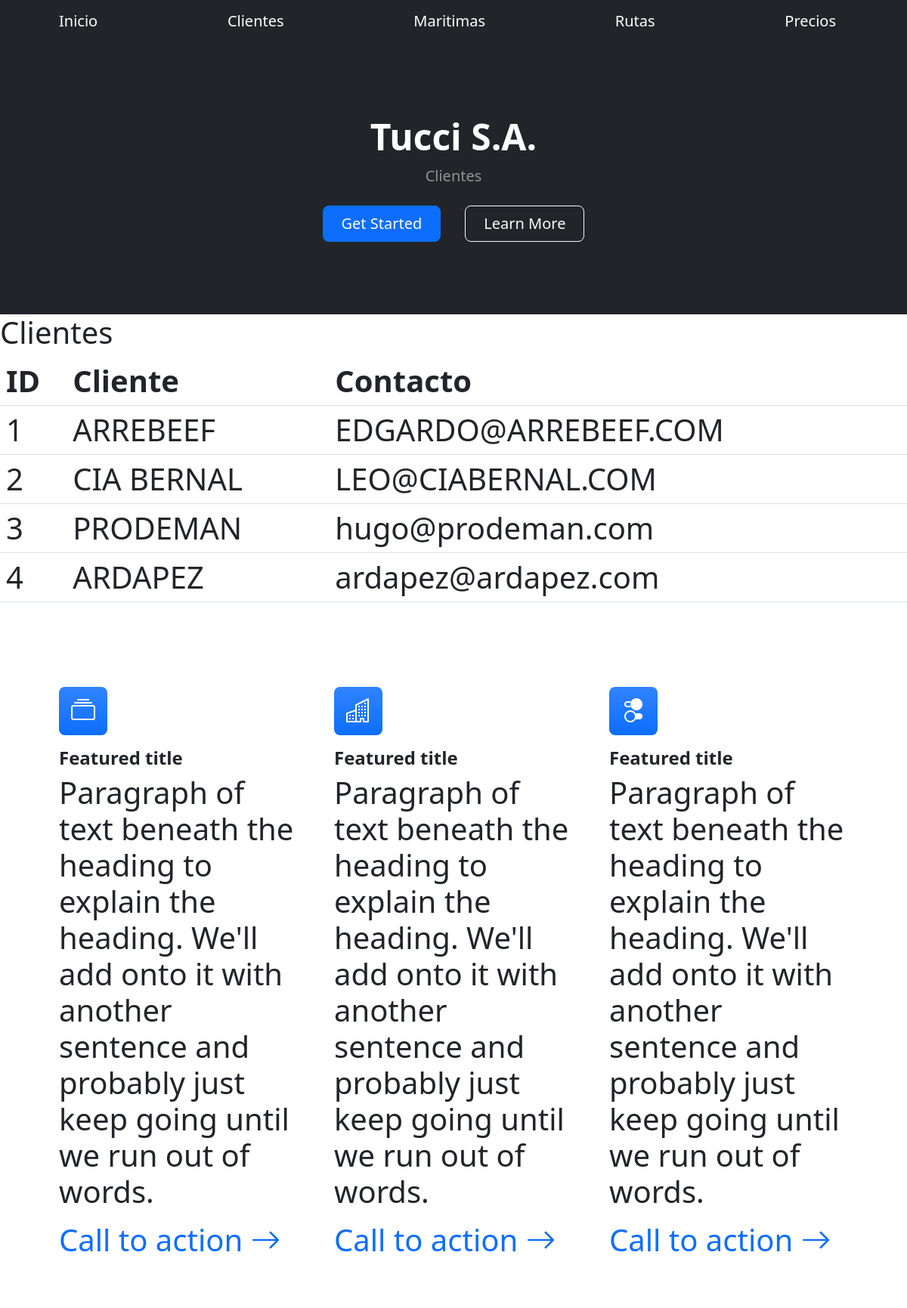
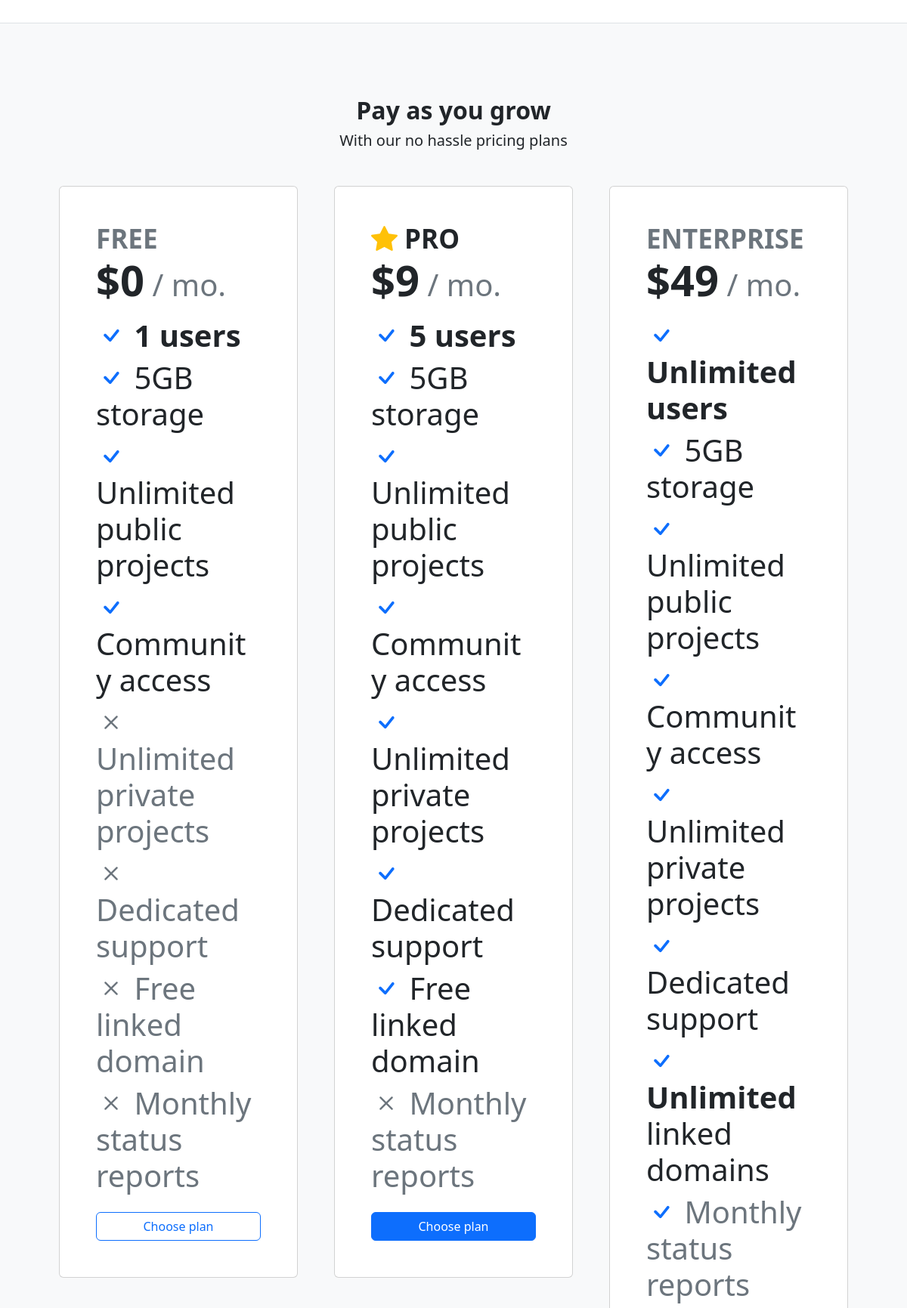
Screenshot of /aplicacion/clientes/ (upper part) with the database file from the repository (2 pictures, top to bottom).
### aplicacion/models.py (models this page shows)
class Clientes(models.Model):
    razon_social = models.CharField(max_length=50)
    contacto = models.EmailField()

### aplicacion/views.py (the view)
# urls.py: path('clientes/', clientes, name = "clientes"),
def clientes(request):
    contexto = {'clientes': Clientes.objects.all()}
    return render(request, "aplicacion/clientes.html", contexto)

### aplicacion/templates/aplicacion/clientes.html
{% extends 'aplicacion/home.html' %}
{% block titulo %}
<h1 class="display-5 fw-bolder text-white mb-2">Tucci S.A.</h1>
<p class="lead text-white-50 mb-4">Clientes</p>
{% endblock titulo %}
{% block contenido %}
    <h1>Clientes<h1>
    <table class="table table-stripped">
        <thead>
            <tr>
                <th>ID</th>
                <th>Cliente</th>
                <th>Contacto</th>
            </tr>
        </thead>
        <tbody>
    {% for c in clientes %}
            <tr>
                <td>{{ c.id }}</td>
                <td>{{ c.razon_social }}</td>
                <td>{{ c.contacto }}</td>
            </tr>
    {% endfor %}
        </tbody>
    </table>
{% endblock contenido %}

### aplicacion/templates/aplicacion/home.html (shortened to what this page needs)
<!DOCTYPE html>
<html lang="en">
    <head>
        {%load static %}
        <link href="https://cdn.jsdelivr.net/npm/bootstrap-icons@1.4.1/font/bootstrap-icons.css" rel="stylesheet" />
        <link href="{% static 'css/styles.css' %}" rel="stylesheet" />
    </head>
    <body>
        <nav class="navbar navbar-expand-lg navbar-dark bg-dark">
            <div class="container px-5">
                <a class="navbar-brand" href="#!">Inicio</a>
                <a class="navbar-brand" href="{% url 'clientes' %}">Clientes</a>
                <a class="navbar-brand" href="{% url 'maritimas' %}">Maritimas</a>
                <a class="navbar-brand" href="{% url 'rutas' %}">Rutas</a>
                <a class="navbar-brand" href="{% url 'precios' %}">Precios</a>
                </div>
        </nav>
        <header class="bg-dark py-5">
            <div class="container px-5">
                <div class="row gx-5 justify-content-center">
                    <div class="col-lg-6">
                        <div class="text-center my-5">
                            {% block titulo %}{% endblock titulo %}
                            <div class="d-grid gap-3 d-sm-flex justify-content-sm-center">
                                <a class="btn btn-primary btn-lg px-4 me-sm-3" href="#features">Get Started</a>
                                <a class="btn btn-outline-light btn-lg px-4" href="#!">Learn More</a>
                            </div>
                        </div>
                    </div>
                </div>
            </div>
        </header>
        {% block contenido %}
        {% endblock contenido %}
        <section class="py-5 border-bottom" id="features">
            <div class="container px-5 my-5">
                <div class="row gx-5">
                    <div class="col-lg-4 mb-5 mb-lg-0">
                        <div class="feature bg-primary bg-gradient text-white rounded-3 mb-3"><i class="bi bi-collection"></i></div>
                        <h2 class="h4 fw-bolder">Featured title</h2>
                        <p>Paragraph of text beneath the heading to explain the heading. We'll add onto it with another sentence and probably just keep going until we run out of words.</p>
                        <a class="text-decoration-none" href="#!">
                            Call to action
                            <i class="bi bi-arrow-right"></i>
                        </a>
                    </div>
                    <div class="col-lg-4 mb-5 mb-lg-0">
                        <div class="feature bg-primary bg-gradient text-white rounded-3 mb-3"><i class="bi bi-building"></i></div>
                        <h2 class="h4 fw-bolder">Featured title</h2>
                        <p>Paragraph of text beneath the heading to explain the heading. We'll add onto it with another sentence and probably just keep going until we run out of words.</p>
                        <a class="text-decoration-none" href="#!">
                            Call to action
                            <i class="bi bi-arrow-right"></i>
                        </a>
                    </div>
                    <div class="col-lg-4">
                        <div class="feature bg-primary bg-gradient text-white rounded-3 mb-3"><i class="bi bi-toggles2"></i></div>
                        <h2 class="h4 fw-bolder">Featured title</h2>
                        <p>Paragraph of text beneath the heading to explain the heading. We'll add onto it with another sentence and probably just keep going until we run out of words.</p>
                        <a class="text-decoration-none" href="#!">
                            Call to action
                            <i class="bi bi-arrow-right"></i>
                        </a>
                    </div>
                </div>
            </div>
        </section>
        <section class="bg-light py-5 border-bottom">
            <div class="container px-5 my-5">
                <div class="text-center mb-5">
                    <h2 class="fw-bolder">Pay as you grow</h2>
                    <p class="lead mb-0">With our no hassle pricing plans</p>
                </div>
                <div class="row gx-5 justify-content-center">
                    <div class="col-lg-6 col-xl-4">
                        <div class="card mb-5 mb-xl-0">
                            <div class="card-body p-5">
                                <div class="small text-uppercase fw-bold text-muted">Free</div>
                                <div class="mb-3">
                                    <span class="display-4 fw-bold">$0</span>
                                    <span class="text-muted">/ mo.</span>
                                </div>
                                <ul class="list-unstyled mb-4">
                                    <li class="mb-2">
                                        <i class="bi bi-check text-primary"></i>
                                        <strong>1 users</strong>
                                    </li>
                                    <li class="mb-2">
                                        <i class="bi bi-check text-primary"></i>
                                        5GB storage
                                    </li>
                                    <li class="mb-2">
                                        <i class="bi bi-check text-primary"></i>
                                        Unlimited public projects
                                    </li>
                                    <li class="mb-2">
                                        <i class="bi bi-check text-primary"></i>
                                        Community access
                                    </li>
                                    <li class="mb-2 text-muted">
                                        <i class="bi bi-x"></i>
                                        Unlimited private projects
                                    </li>
                                    <li class="mb-2 text-muted">
                                        <i class="bi bi-x"></i>
                                        Dedicated support
                                    </li>
                                    <li class="mb-2 text-muted">
                                        <i class="bi bi-x"></i>
                                        Free linked domain
                                    </li>
                                    <li class="text-muted">
                                        <i class="bi bi-x"></i>
                                        Monthly status reports
                                    </li>
                                </ul>
                                <div class="d-grid"><a class="btn btn-outline-primary" href="#!">Choose plan</a></div>
                            </div>
                        </div>
                    </div>
                    <div class="col-lg-6 col-xl-4">
                        <div class="card mb-5 mb-xl-0">
                            <div class="card-body p-5">
                                <div class="small text-uppercase fw-bold">
                                    <i class="bi bi-star-fill text-warning"></i>
                                    Pro
                                </div>
                                <div class="mb-3">
                                    <span class="display-4 fw-bold">$9</span>
                                    <span class="text-muted">/ mo.</span>
                                </div>
                                <ul class="list-unstyled mb-4">
                                    <li class="mb-2">
                                        <i class="bi bi-check text-primary"></i>
                                        <strong>5 users</strong>
                                    </li>
                                    <li class="mb-2">
                                        <i class="bi bi-check text-primary"></i>
                                        5GB storage
                                    </li>
                                    <li class="mb-2">
                                        <i class="bi bi-check text-primary"></i>
                                        Unlimited public projects
                                    </li>
                                    <li class="mb-2">
                                        <i class="bi bi-check text-primary"></i>
                                        Community access
                                    </li>
                                    <li class="mb-2">
                                        <i class="bi bi-check text-primary"></i>
                                        Unlimited private projects
                                    </li>
                                    <li class="mb-2">
                                        <i class="bi bi-check text-primary"></i>
                                        Dedicated support
                                    </li>
                                    <li class="mb-2">
                                        <i class="bi bi-check text-primary"></i>
                                        Free linked domain
                                    </li>
                                    <li class="text-muted">
                                        <i class="bi bi-x"></i>
                                        Monthly status reports
                                    </li>
                                </ul>
                                <div class="d-grid"><a class="btn btn-primary" href="#!">Choose plan</a></div>
                            </div>
                        </div>
                    </div>
                    <div class="col-lg-6 col-xl-4">
                        <div class="card">
                            <div class="card-body p-5">
                                <div class="small text-uppercase fw-bold text-muted">Enterprise</div>
                                <div class="mb-3">
                                    <span class="display-4 fw-bold">$49</span>
                                    <span class="text-muted">/ mo.</span>
                                </div>
                                <ul class="list-unstyled mb-4">
                                    <li class="mb-2">
                                        <i class="bi bi-check text-primary"></i>
                                        <strong>Unlimited users</strong>
                                    </li>
                                    <li class="mb-2">
                                        <i class="bi bi-check text-primary"></i>
                                        5GB storage
                                    </li>
                                    <li class="mb-2">
                                        <i class="bi bi-check text-primary"></i>
                                        Unlimited public projects
                                    </li>
                                    <li class="mb-2">
                                        <i class="bi bi-check text-primary"></i>
                                        Community access
                                    </li>
                                    <li class="mb-2">
                                        <i class="bi bi-check text-primary"></i>
                                        Unlimited private projects
                                    </li>
                                    <li class="mb-2">
                                        <i class="bi bi-check text-primary"></i>
                                        Dedicated support
                                    </li>
                                    <li class="mb-2">
                                        <i class="bi bi-check text-primary"></i>
                                        <strong>Unlimited</strong>
                                        linked domains
                                    </li>
                                    <li class="text-muted">
                                        <i class="bi bi-check text-primary"></i>
                                        Monthly status reports
                                    </li>
                                </ul>
                            </div>
                        </div>
                    </div>
                </div>
            </div>
        </section>
    </body>
</html>

### rows the page displays
Clientes: id "1", razon_social "ARREBEEF", contacto "EDGARDO@ARREBEEF.COM"
Clientes: id "2", razon_social "CIA BERNAL", contacto "LEO@CIABERNAL.COM"
Clientes: id "3", razon_social "PRODEMAN", contacto "hugo@prodeman.com"
Clientes: id "4", razon_social "ARDAPEZ", contacto "ardapez@ardapez.com"
